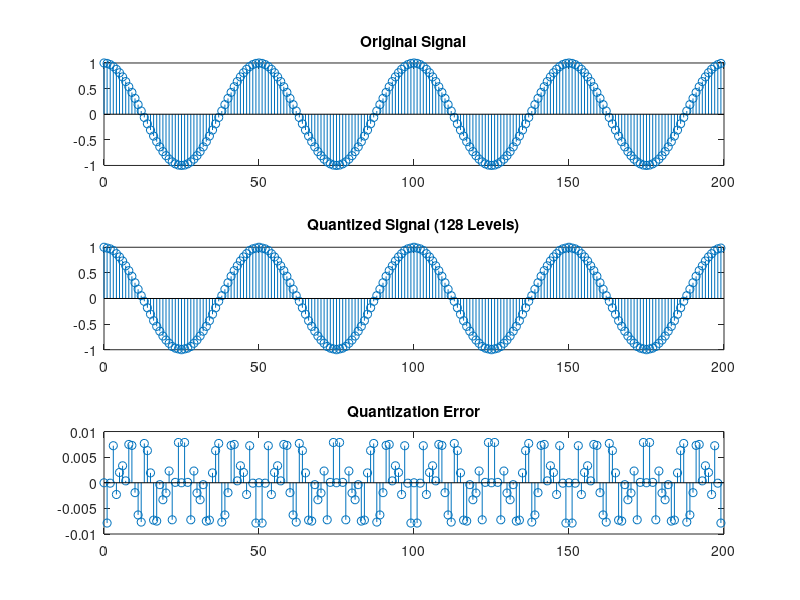

The MATLAB script that drew this image:
%  Rounding to 128 levels. Plot the signals x (n), xq (n) and eq (n) and also compute the corresponding SQNR

n = 0:199;
f = 1/50;
N = 200;

% Original signal
x = cos(2*pi*f*n);

% Rounding to 128 levels
L = 128;
Xmax = 1;
Xmin = -1;
Delta = (Xmax-Xmin)/(L-1);  %quantization step size

xq = round((x-Xmin)/Delta)*Delta + Xmin; % round to levels
eq = xq-x;

% Plot
figure;
subplot(3,1,1);
stem(n,x);
title('Original Signal');

subplot(3,1,2);
stem(n,xq);
title('Quantized Signal (128 Levels)');

subplot(3,1,3);
stem(n,eq);
title('Quantization Error');

% SQNR
Px = (1/N)*sum(x.^2);
Pq = (1/N)*sum(eq.^2);
SQNR = 10*log10(Px/Pq);

fprintf('Px = %.6f\n',Px);
fprintf('Pq = %.6f\n',Pq);
fprintf('SQNR = %.6f dB\n',SQNR);
